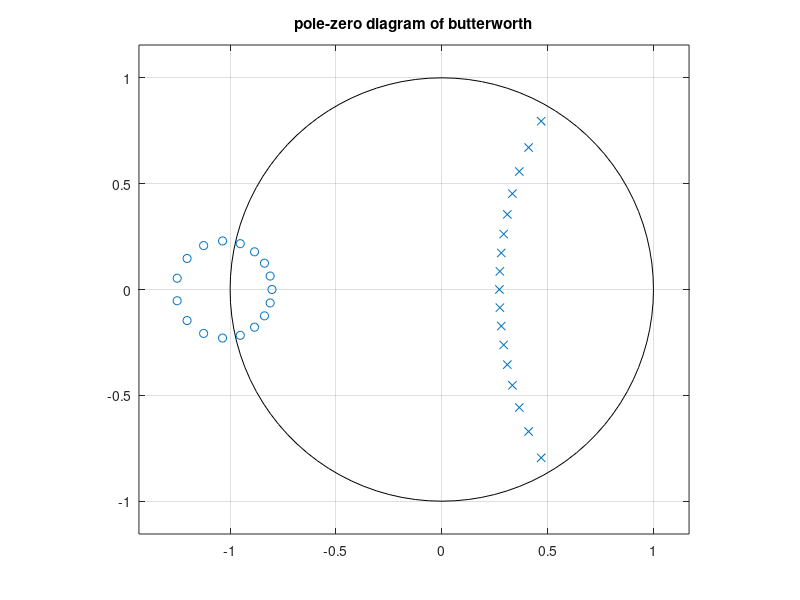
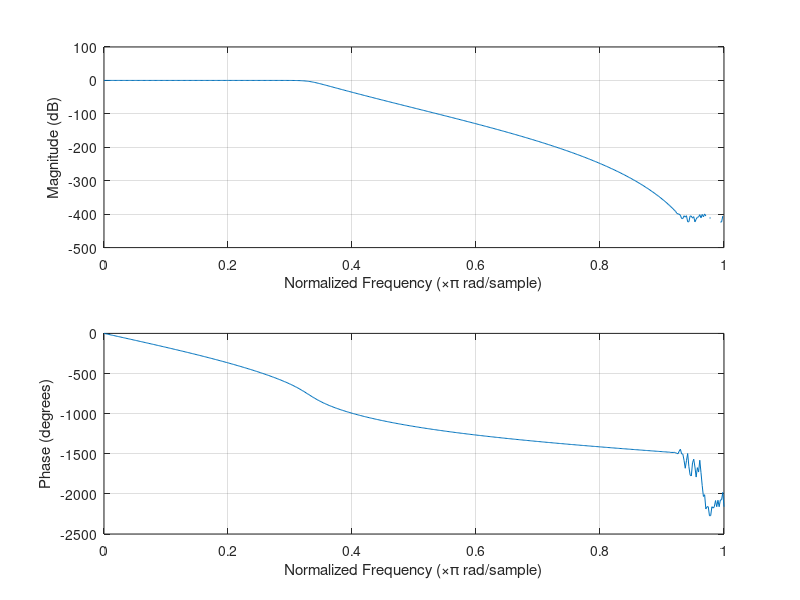

MATLAB code for these plots, in order: (Note: this script raises an error after producing the figures.)
clear;
clc;
close all;
Rp=1;
Rs=25;
fs=200;
Wp=32/(fs/2);
Ws=38/(fs/2);
[Nb,Wb]=buttord(Wp,Ws,Rp,Rs)
[Bb,Ab]=butter(Nb,Wb);
Hb=tf(Bb,Ab,1/fs);
figure
zplane(Bb,Ab);
title('pole-zero diagram of butterworth');
figure
freqz(Bb,Ab);
[hb,wb]=freqs(Bb,Ab);
title('frequency response of butterworth');   
figure
impz(Bb,Ab);
title('impulse response of butterworth');
[Nc,Wc]=cheb1ord(Wp,Ws,Rp,Rs);
[Bc,Ac]=cheby1(Nc,Rp,Wc);
Hc=tf(Bc,Ac,1/fs);
figure
zplane(Bc,Ac);
title('pole-zero diagram of chebyshev');
figure
freqz(Bc,Ac);
title('frequency response of chebyshev');
figure
impz(Bc,Ac);
title('impulse response of chebyshev');
[Ne,We]=ellipord(Wp,Ws,Rp,Rs);
[Be,Ae]=ellip(Ne,Rp,Rs,We);
He=tf(Be,Ae,1/fs);
figure
zplane(Be,Ae);
title('pole-zero diagram of elliptic');
figure
freqz(Be,Ae);
title('frequency response of elliptic');
figure
impz(Be,Ae);
title('impulse response of elliptic');
dev = [(10^(Rp/20)-1)/(10^(Rp/20)+1)  10^(-Rs/20)];
[Nf,Ff,Af,Wf]=firpmord([32 38],[1 0],dev,200);
b=firpm(Nf,Ff,Af,Wf);
figure
freqz(b);
title('frequency response of Parks-McClellan optimal equiripple FIR filter');


